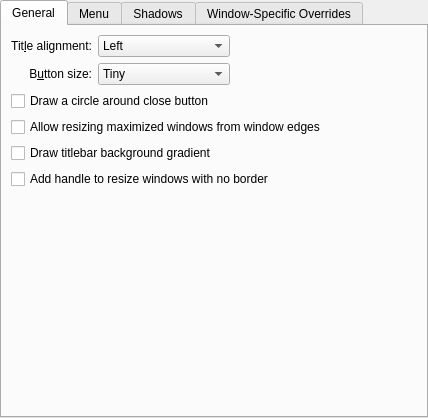
<?xml version="1.0" encoding="UTF-8"?>
<ui version="4.0">
 <class>BreezeConfigurationUI</class>
 <widget class="QWidget" name="BreezeConfigurationUI">
  <property name="geometry">
   <rect>
    <x>0</x>
    <y>0</y>
    <width>428</width>
    <height>418</height>
   </rect>
  </property>
  <layout class="QVBoxLayout" name="verticalLayout">
   <property name="leftMargin">
    <number>0</number>
   </property>
   <property name="topMargin">
    <number>0</number>
   </property>
   <property name="rightMargin">
    <number>0</number>
   </property>
   <property name="bottomMargin">
    <number>0</number>
   </property>
   <item>
    <widget class="QTabWidget" name="tabWidget">
     <property name="currentIndex">
      <number>0</number>
     </property>
     <widget class="QWidget" name="tab">
      <attribute name="title">
       <string>General</string>
      </attribute>
      <layout class="QGridLayout" name="gridLayout_4">
       <item row="0" column="0">
        <widget class="QLabel" name="label_3">
         <property name="text">
          <string>Tit&amp;le alignment:</string>
         </property>
         <property name="alignment">
          <set>Qt::AlignRight|Qt::AlignTrailing|Qt::AlignVCenter</set>
         </property>
         <property name="buddy">
          <cstring>titleAlignment</cstring>
         </property>
        </widget>
       </item>
       <item row="1" column="0">
        <widget class="QLabel" name="label_4">
         <property name="text">
          <string>B&amp;utton size:</string>
         </property>
         <property name="alignment">
          <set>Qt::AlignRight|Qt::AlignTrailing|Qt::AlignVCenter</set>
         </property>
         <property name="buddy">
          <cstring>buttonSize</cstring>
         </property>
        </widget>
       </item>
       <item row="1" column="1">
        <widget class="QComboBox" name="buttonSize">
         <item>
          <property name="text">
           <string>Tiny</string>
          </property>
         </item>
         <item>
          <property name="text">
           <string comment="@item:inlistbox Button size:">Small</string>
          </property>
         </item>
         <item>
          <property name="text">
           <string comment="@item:inlistbox Button size:">Medium</string>
          </property>
         </item>
         <item>
          <property name="text">
           <string comment="@item:inlistbox Button size:">Large</string>
          </property>
         </item>
         <item>
          <property name="text">
           <string comment="@item:inlistbox Button size:">Very Large</string>
          </property>
         </item>
        </widget>
       </item>
       <item row="0" column="1">
        <widget class="QComboBox" name="titleAlignment">
         <item>
          <property name="text">
           <string>Left</string>
          </property>
         </item>
         <item>
          <property name="text">
           <string>Center</string>
          </property>
         </item>
         <item>
          <property name="text">
           <string>Center (Full Width)</string>
          </property>
         </item>
         <item>
          <property name="text">
           <string>Right</string>
          </property>
         </item>
        </widget>
       </item>
       <item row="0" column="2">
        <spacer name="horizontalSpacer">
         <property name="orientation">
          <enum>Qt::Horizontal</enum>
         </property>
         <property name="sizeHint" stdset="0">
          <size>
           <width>40</width>
           <height>20</height>
          </size>
         </property>
        </spacer>
       </item>
       <item row="7" column="0" colspan="3">
        <spacer name="verticalSpacer">
         <property name="orientation">
          <enum>Qt::Vertical</enum>
         </property>
         <property name="sizeHint" stdset="0">
          <size>
           <width>20</width>
           <height>40</height>
          </size>
         </property>
        </spacer>
       </item>
       <item row="5" column="0" colspan="3">
        <widget class="QCheckBox" name="drawSizeGrip">
         <property name="text">
          <string>Add handle to resize windows with no border</string>
         </property>
        </widget>
       </item>
       <item row="3" column="0" colspan="3">
        <widget class="QCheckBox" name="drawBorderOnMaximizedWindows">
         <property name="text">
          <string>Allow resizing maximized windows from window edges</string>
         </property>
        </widget>
       </item>
       <item row="2" column="0" colspan="3">
        <widget class="QCheckBox" name="outlineCloseButton">
         <property name="text">
          <string>Draw a circle around close button</string>
         </property>
        </widget>
       </item>
       <item row="4" column="0" colspan="3">
        <widget class="QCheckBox" name="drawBackgroundGradient">
         <property name="text">
          <string>Draw titlebar background gradient</string>
         </property>
        </widget>
       </item>
      </layout>
     </widget>
     <widget class="QWidget" name="tab_2">
      <attribute name="title">
       <string>Menu</string>
      </attribute>
      <layout class="QVBoxLayout" name="verticalLayout_2">
       <item>
        <widget class="QCheckBox" name="enableLIM">
         <property name="text">
          <string>Enable locally integrated menu</string>
         </property>
        </widget>
       </item>
       <item>
        <spacer name="verticalSpacer_2">
         <property name="orientation">
          <enum>Qt::Vertical</enum>
         </property>
         <property name="sizeHint" stdset="0">
          <size>
           <width>20</width>
           <height>40</height>
          </size>
         </property>
        </spacer>
       </item>
      </layout>
     </widget>
     <widget class="QWidget" name="tab_4">
      <attribute name="title">
       <string>Shadows</string>
      </attribute>
      <layout class="QGridLayout" name="gridLayout">
       <item row="0" column="0">
        <widget class="QLabel" name="label">
         <property name="text">
          <string>Si&amp;ze:</string>
         </property>
         <property name="alignment">
          <set>Qt::AlignRight|Qt::AlignTrailing|Qt::AlignVCenter</set>
         </property>
         <property name="buddy">
          <cstring>shadowSize</cstring>
         </property>
        </widget>
       </item>
       <item row="0" column="1">
        <widget class="QComboBox" name="shadowSize">
         <item>
          <property name="text">
           <string comment="@item:inlistbox Button size:">None</string>
          </property>
         </item>
         <item>
          <property name="text">
           <string comment="@item:inlistbox Button size:">Small</string>
          </property>
         </item>
         <item>
          <property name="text">
           <string comment="@item:inlistbox Button size:">Medium</string>
          </property>
         </item>
         <item>
          <property name="text">
           <string comment="@item:inlistbox Button size:">Large</string>
          </property>
         </item>
         <item>
          <property name="text">
           <string comment="@item:inlistbox Button size:">Very Large</string>
          </property>
         </item>
        </widget>
       </item>
       <item row="1" column="0">
        <widget class="QLabel" name="label_2">
         <property name="text">
          <string comment="strength of the shadow (from transparent to opaque)">S&amp;trength:</string>
         </property>
         <property name="alignment">
          <set>Qt::AlignRight|Qt::AlignTrailing|Qt::AlignVCenter</set>
         </property>
         <property name="buddy">
          <cstring>shadowStrength</cstring>
         </property>
        </widget>
       </item>
       <item row="1" column="1">
        <widget class="QSpinBox" name="shadowStrength">
         <property name="suffix">
          <string>%</string>
         </property>
         <property name="minimum">
          <number>10</number>
         </property>
         <property name="maximum">
          <number>100</number>
         </property>
        </widget>
       </item>
       <item row="1" column="2">
        <spacer name="horizontalSpacer_5">
         <property name="orientation">
          <enum>Qt::Horizontal</enum>
         </property>
         <property name="sizeHint" stdset="0">
          <size>
           <width>40</width>
           <height>20</height>
          </size>
         </property>
        </spacer>
       </item>
       <item row="2" column="0">
        <widget class="QLabel" name="label_5">
         <property name="text">
          <string>Color:</string>
         </property>
         <property name="alignment">
          <set>Qt::AlignRight|Qt::AlignTrailing|Qt::AlignVCenter</set>
         </property>
        </widget>
       </item>
       <item row="2" column="1">
        <widget class="KColorButton" name="shadowColor"/>
       </item>
       <item row="3" column="0" colspan="3">
        <spacer name="verticalSpacer_3">
         <property name="orientation">
          <enum>Qt::Vertical</enum>
         </property>
         <property name="sizeHint" stdset="0">
          <size>
           <width>20</width>
           <height>40</height>
          </size>
         </property>
        </spacer>
       </item>
      </layout>
     </widget>
     <widget class="QWidget" name="tab_3">
      <attribute name="title"> 
       <string>Window-Specific Overrides</string>
      </attribute>
      <layout class="QVBoxLayout" name="verticalLayout_3">
       <item>
        <widget class="BreezeSquare::ExceptionListWidget" name="exceptions" native="true">
         <property name="sizePolicy">
          <sizepolicy hsizetype="Preferred" vsizetype="Expanding">
           <horstretch>0</horstretch>
           <verstretch>0</verstretch>
          </sizepolicy>
         </property>
        </widget>
       </item>
      </layout>
     </widget>
    </widget>
   </item>
  </layout>
 </widget>
 <customwidgets>
  <customwidget>
   <class>KColorButton</class>
   <extends>QPushButton</extends>
   <header>kcolorbutton.h</header>
  </customwidget>
  <customwidget>
   <class>BreezeSquare::ExceptionListWidget</class>
   <extends>QWidget</extends>
   <header>config/breezeexceptionlistwidget.h</header>
   <container>1</container>
  </customwidget>
 </customwidgets>
 <tabstops>
  <tabstop>tabWidget</tabstop>
  <tabstop>titleAlignment</tabstop>
  <tabstop>buttonSize</tabstop>
  <tabstop>outlineCloseButton</tabstop>
  <tabstop>drawBorderOnMaximizedWindows</tabstop>
  <tabstop>drawBackgroundGradient</tabstop>
  <tabstop>drawSizeGrip</tabstop>
  <tabstop>shadowSize</tabstop>
  <tabstop>shadowStrength</tabstop>
  <tabstop>shadowColor</tabstop>
 </tabstops>
 <resources/>
 <connections/>
</ui>
